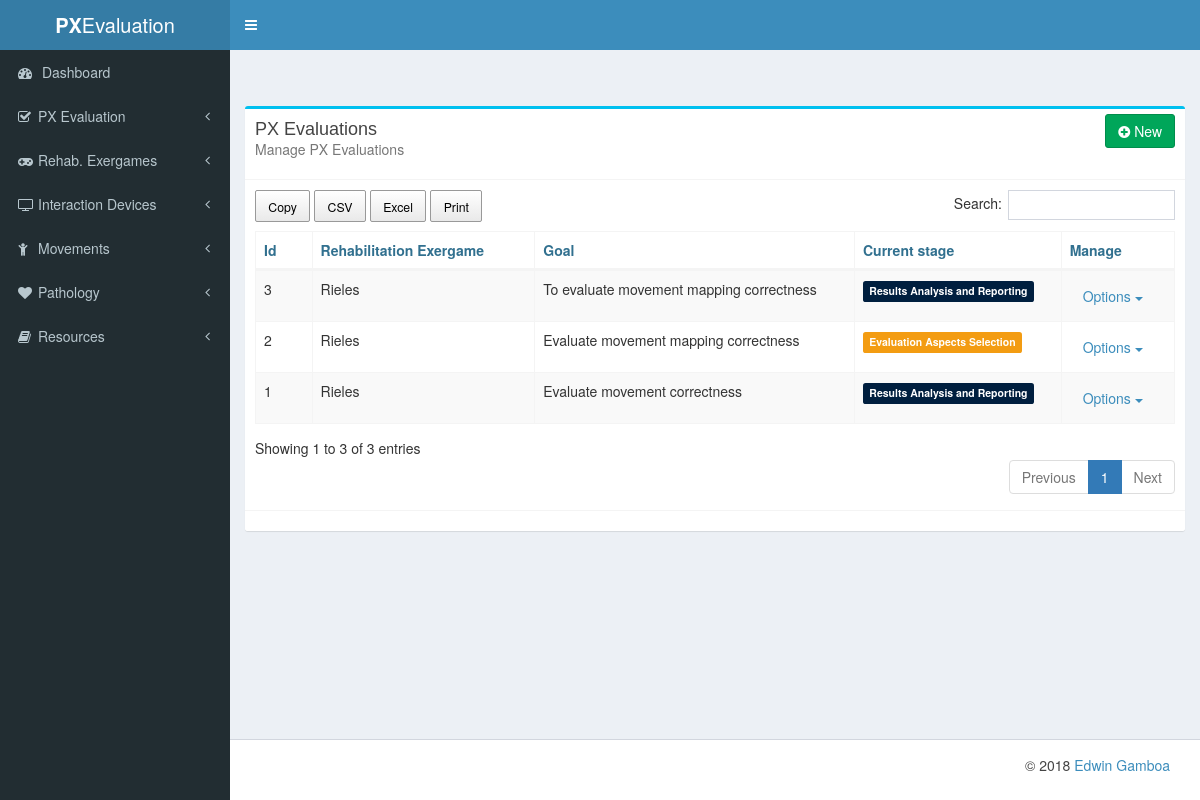
Before: /px_evaluation/px_evaluations/ with the older database file.
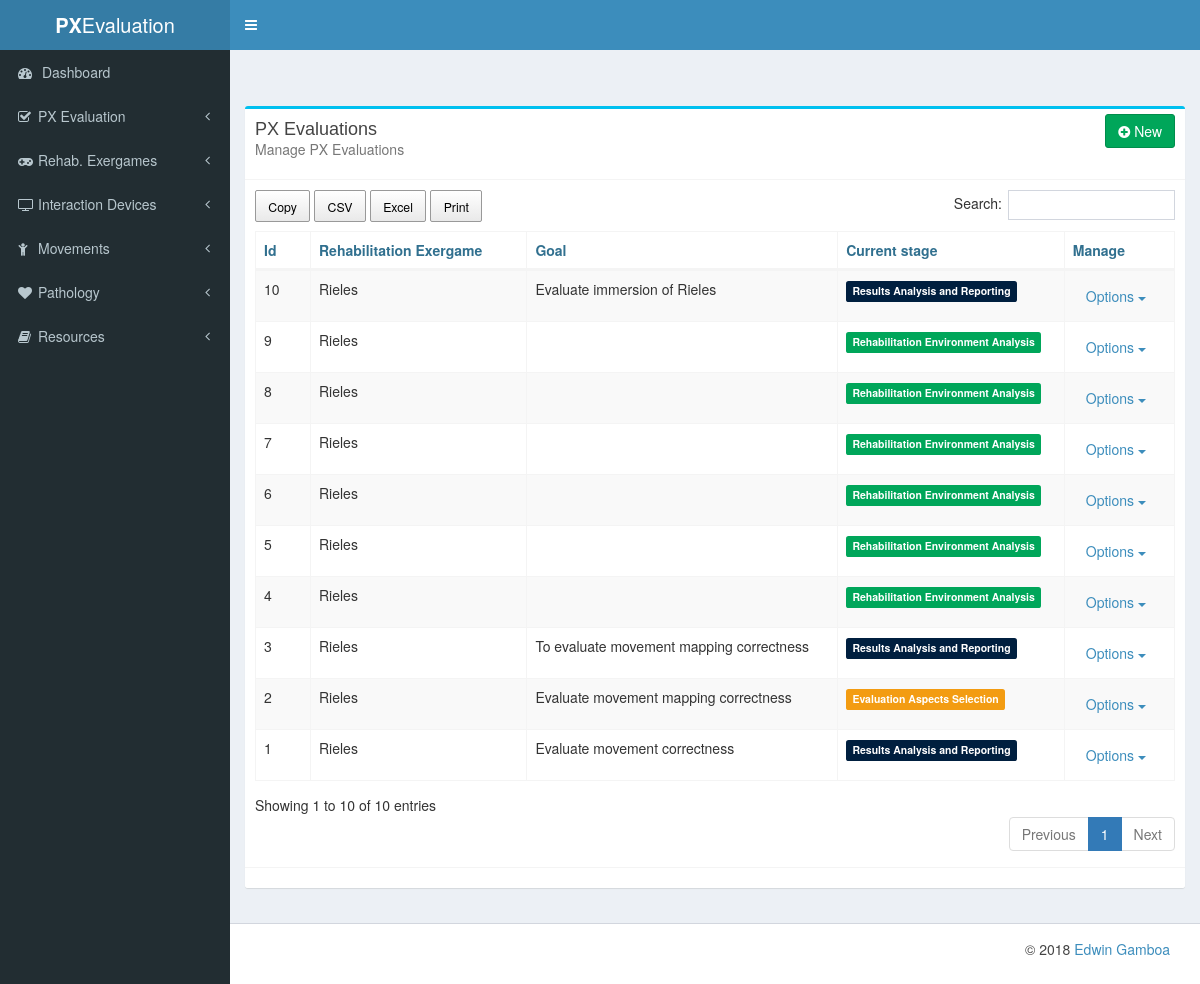
After: the same page with the newer database file.
### px_evaluation/models.py (models this page shows, shortened)
class PXEvaluation(models.Model):
    date = models.DateTimeField(auto_now_add=True)
    rehab_exergame_characterisation = models.ForeignKey(RehabilitationExergame, blank=True)
    players_characterisation = models.FileField(blank=True, upload_to=get_evaluation_file_path)
    rehabilitation_constraints = models.ManyToManyField(Constraint, blank=True)
    evaluation_goal = models.TextField()
    evaluation_aspects = models.ManyToManyField(Aspect, blank=True)
    evaluation_methods = models.ManyToManyField(Method, blank=True)
    evaluation_instruments = models.ManyToManyField(Instrument, blank=True)
    evaluation_plan = models.FileField(blank=True, upload_to=get_evaluation_file_path)
    evaluation_report = models.FileField(blank=True, upload_to=get_evaluation_file_path)
    current_stage = models.CharField(
        max_length=20,
        default=Constants.ENV_ANALYSIS,
        choices=Constants.EVALUATION_STAGE,
    )

### rehab_exergames/models.py (models this page shows, shortened)
class Game(models.Model):
    name = models.CharField(max_length=140)
    description = models.TextField()
    image = models.ImageField(upload_to=get_image_path, blank=True, null=True)
    status = models.PositiveIntegerField(
        default=Constants.ACTIVE,
        choices=Constants.GAME_STATUS
    )
    input_interaction_devices = models.ManyToManyField(InteractionDevice, related_name="input_devices")
    output_interaction_devices = models.ManyToManyField(InteractionDevice, related_name="output_devices")
    def __str__(self):
        return self.name

### px_evaluation/views.py (the view)
class PXEvaluationList(ListView):
    model = PXEvaluation

### templates/px_evaluation/pxevaluation_list.html (shortened to what this page needs)
{% extends "list_base.html" %}
{% block card_title %}PX Evaluations{% endblock card_title %}
{% block card_description %}Manage PX Evaluations{% endblock card_description%}
{% block table_head %}
    <tr>
        <th>Id</th>
        <th>Rehabilitation Exergame</th>
        <th>Goal</th>
        <th>Current stage</th>
        <th>Manage</th>
    </tr>
{% endblock table_head %}
{% block table_body %}
    {% for object in object_list %}
        <tr>
            <td>{{ object.id }}</td>
            <td>{{ object.rehab_exergame_characterisation }}</td>
            <td>{{ object.evaluation_goal }}</td>
            <td><span class="label
                    {% if object.current_stage == 'rehab_env_analysis' %} label-success
                    {% elif object.current_stage == 'eval_goal_def' %} label-info
                    {% elif object.current_stage == 'aspects_sel' %} label-warning
                    {% elif object.current_stage == 'methods_sel' %} label-primary
                    {% elif object.current_stage == 'instruments_sel' %} bg-purple
                    {% elif  object.current_stage == 'eval_prep' %} bg-maroon
                    {% elif  object.current_stage == 'report' %} bg-navy
                    {% else %} bg-black
                    {% endif %}">{{ object.get_current_stage_display }}</span></td>
            <td>
                <div class="dropdown">
                    <a href="#" class="btn dropdown-toggle" data-toggle="dropdown">
                        Options
                        <b class="caret"></b>
                    </a>
                </div>
            </td>
        </tr>
    {% endfor %}
{% endblock table_body %}
{% block new_url %} {% url 'px_evaluation:new' %} {% endblock new_url %}

Changed rows visible on the page:
added PXEvaluation: id "4", rehab_exergame_characterisation "Rieles", current_stage "Rehabilitation Environment Analysis"
added PXEvaluation: id "5", rehab_exergame_characterisation "Rieles", current_stage "Rehabilitation Environment Analysis"
added PXEvaluation: id "6", rehab_exergame_characterisation "Rieles", current_stage "Rehabilitation Environment Analysis"
added PXEvaluation: id "7", rehab_exergame_characterisation "Rieles", current_stage "Rehabilitation Environment Analysis"
added PXEvaluation: id "8", rehab_exergame_characterisation "Rieles", current_stage "Rehabilitation Environment Analysis"
added PXEvaluation: id "9", rehab_exergame_characterisation "Rieles", current_stage "Rehabilitation Environment Analysis"
added PXEvaluation: id "10", rehab_exergame_characterisation "Rieles", evaluation_goal "Evaluate immersion of Rieles", current_stage "Results Analysis and Reporting"
Other visible differences:
text written by a page script: "Copy CSV Excel Print Search: Showing 1 to 3 of 3 entries Previous 1 Next" → "Copy CSV Excel Print Search: Showing 1 to 10 of 10 entries Previous 1 Next"
